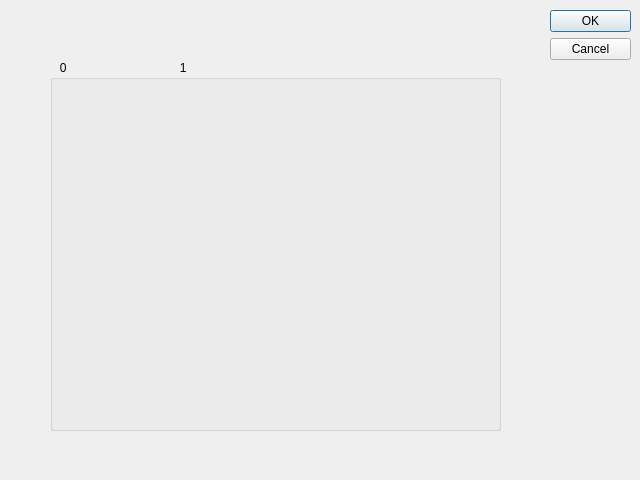
<?xml version="1.0" encoding="UTF-8"?>
<ui version="4.0">
 <class>Dial_mezza</class>
 <widget class="QDialog" name="Dial_mezza">
  <property name="geometry">
   <rect>
    <x>0</x>
    <y>0</y>
    <width>640</width>
    <height>480</height>
   </rect>
  </property>
  <property name="windowTitle">
   <string>Dialog</string>
  </property>
  <widget class="QDialogButtonBox" name="buttonBox">
   <property name="geometry">
    <rect>
     <x>550</x>
     <y>10</y>
     <width>81</width>
     <height>461</height>
    </rect>
   </property>
   <property name="orientation">
    <enum>Qt::Vertical</enum>
   </property>
   <property name="standardButtons">
    <set>QDialogButtonBox::Cancel|QDialogButtonBox::Ok</set>
   </property>
  </widget>
  <widget class="QGroupBox" name="groupBox">
   <property name="geometry">
    <rect>
     <x>50</x>
     <y>60</y>
     <width>451</width>
     <height>371</height>
    </rect>
   </property>
   <property name="title">
    <string>   0                                  1                                 2</string>
   </property>
  </widget>
 </widget>
 <resources/>
 <connections>
  <connection>
   <sender>buttonBox</sender>
   <signal>accepted()</signal>
   <receiver>Dial_mezza</receiver>
   <slot>accept()</slot>
   <hints>
    <hint type="sourcelabel">
     <x>248</x>
     <y>254</y>
    </hint>
    <hint type="destinationlabel">
     <x>157</x>
     <y>274</y>
    </hint>
   </hints>
  </connection>
  <connection>
   <sender>buttonBox</sender>
   <signal>rejected()</signal>
   <receiver>Dial_mezza</receiver>
   <slot>reject()</slot>
   <hints>
    <hint type="sourcelabel">
     <x>316</x>
     <y>260</y>
    </hint>
    <hint type="destinationlabel">
     <x>286</x>
     <y>274</y>
    </hint>
   </hints>
  </connection>
 </connections>
</ui>
